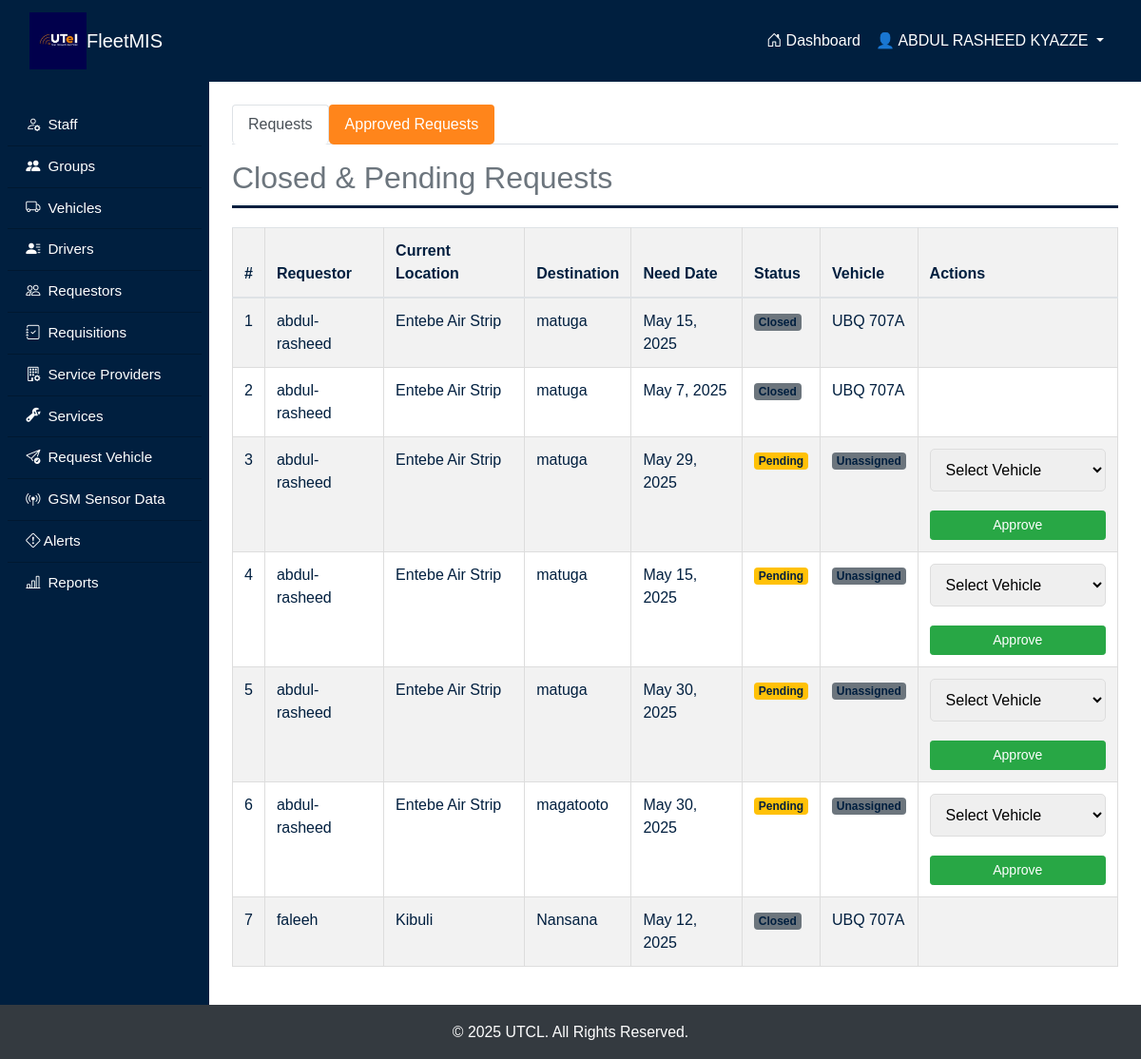
The page /requisitions/ (signed in) on the database its author committed.
### fleetApp/models.py (models this page shows, shortened)
class Request(models.Model):
    REQUEST_STATE = [
        ("P", "Pending"),
        ("O", "Open"),
        ("C", "Closed"),
    ]
    requestor = models.ForeignKey(settings.AUTH_USER_MODEL, on_delete=models.CASCADE, related_name="requests")
    request_date = models.DateField(auto_now_add=True)
    required_date = models.DateField(help_text="Date by which vehicle is required")
    current_location = models.CharField(max_length=50)
    destination = models.CharField(max_length=50)
    purpose = models.CharField(max_length=100)
    vehicle = models.ForeignKey('Vehicle', on_delete=models.CASCADE, null=True, blank=True)
    driver = models.ForeignKey('Driver', on_delete=models.SET_NULL, null=True, blank=True, related_name='requests')
    time_of_allocation = models.DateTimeField(null=True, blank=True)
    updated_at = models.DateTimeField(auto_now=True)
    request_status = models.CharField(max_length=1, choices=REQUEST_STATE, default="P")
    mileage_at_assignment = models.IntegerField(null=True, blank=True)
    mileage_at_return = models.IntegerField(null=True, blank=True)

class Vehicle(models.Model):
  ENGIN = [
    ("GAS", "Gasoline"),
    ("HYB", "Hybrid"),
    ("DIS", "Diesel"),
    ("ELE", "Electric")
  ]
  STATUS = [
    ("Available", "Available"),
    ("Allocated", "Allocated")
  ]
  VEHICLE_TYPE = [
        ("Saloon", "Saloon Car"),
        ("SUV", "SUV (Sport Utility Vehicle)"),
        ("Pickup", "Pickup Truck"),
        ("Truck", "Cargo Truck"),
        ("Motorcycle", "Motorcycle"),
        ("Van", "Van"),
        ("DoubleCab", "Double Cabin"),
  ]
  vehicle_plate = models.CharField(max_length=20, unique=True)
  vehicle_type = models.CharField(max_length=20, choices=VEHICLE_TYPE)
  mileage = models.PositiveIntegerField()
  engine_type = models.CharField(max_length=4, choices=ENGIN)
  status = models.CharField(max_length=9, choices=STATUS, default="Available")

### fleetApp/views.py (the view)
# urls.py: path('requisitions/', views.requisitions_view, name='requisitions'),
@login_required
def requisitions_view(request):
    requestors = Requestor.objects.all()
    requests = Request.objects.select_related('requestor', 'vehicle').all()
    vehicles = Vehicle.objects.filter(status="Allocated")
    approved_requests = Request.objects.filter(request_status="O")
    pending_requests = Request.objects.filter(request_status="P")
    requestor_form = RequestorForm()
    context = {
        'requestors': requestors,
        'requests': requests,
        'vehicles': vehicles,
        'approved_requests': approved_requests,
        "pending_requests": pending_requests,
        'requestor_form': requestor_form,
    }
    return render(request, 'fleetApp/requisition/requisitions.html', context)

### fleetApp/forms.py
class RequestorForm(forms.ModelForm):
    class Meta:
        model = Requestor
        fields = ['user', 'name', 'contact', 'email_address']
        widgets = {
            'name': forms.TextInput(attrs={'readonly': True}),
            'email_address': forms.EmailInput(attrs={'readonly': True}),
            'contact': forms.TextInput(attrs={'readonly': True}),
        }

### fleetApp/context_processors.py (called while the page is built)
def unread_alerts_count(request):
    if request.user.is_authenticated and request.user.groups.filter(name="FleetManagers").exists():
        count = Alert.objects.filter(priority_level="High").count()
        return {'unread_alerts_count': count}
    return {}

### fleetApp/templatetags/group_tags.py (called while the page is built)
@register.filter(name='has_group')
def has_group(user, group_name):
    return user.groups.filter(name=group_name).exists()

### fleetApp/templates/fleetApp/requisition/requisitions.html (shortened to what this page needs)
{% extends "main.html" %}
{% load crispy_forms_tags %}
{% block content %}
<div class="containers">
    <ul class="nav nav-tabs mb-3" id="requestTabs" role="tablist">
        <li class="nav-item" role="presentation">
            <button class="nav-link active" id="pending-tab" data-bs-toggle="tab" data-bs-target="#pending" type="button" role="tab" aria-controls="pending" aria-selected="true">
                 Requests
            </button>
        </li>
        <li class="nav-item" role="presentation">
            <button class="nav-link" id="approved-tab" data-bs-toggle="tab" data-bs-target="#approved" type="button" role="tab" aria-controls="approved" aria-selected="false">
                Approved Requests
            </button>
        </li>
    </ul>
    <div class="tab-content" id="requestTabsContent">
        <div class="tab-pane fade show active" id="pending" role="tabpanel" aria-labelledby="pending-tab">
            <h2 class="text-secondary"> Closed & Pending Requests</h2>
            <table class="table table-striped">
                <thead>
                    <tr>
                        <th>#</th>
                        <th>Requestor</th>
                        <th>Current Location</th>
                        <th>Destination</th>
                        <th>Need Date</th>
                        <th>Status</th>
                        <th>Vehicle</th>
                        <th>Actions</th>
                    </tr>
                </thead>
                <tbody>
                    {% for request in requests %}
                    <tr>
                        <td>{{ forloop.counter }}</td>
                        <td>{{ request.requestor.username }}</td>
                        <td>{{ request.current_location }}</td>
                        <td>{{ request.destination }}</td>
                        <td>{{ request.required_date }}</td>
                        <td>
                            <span class="badge
                                {% if request.request_status == "P" %} bg-warning
                                {% elif request.request_status == "O" %} bg-success
                                {% else %} bg-secondary {% endif %}">
                                {{ request.get_request_status_display }}
                            </span>
                        </td>
                        <td>
                            {% if request.vehicle %}
                                {{ request.vehicle.vehicle_plate }}
                            {% else %}
                                <span class="badge bg-secondary">Unassigned</span>
                            {% endif %}
                        </td>
                        <td>
                            {% if request.request_status == "P" %}
                                <form action="{% url 'approve_request' request.id %}" method="post" class="d-flex gap-1">
                                    <select name="vehicle" class="form-select form-select-sm" required>
                                        <option value="">Select Vehicle</option>
                                    </select>
                                    <button type="submit" class="btn btn-sm btn-success">Approve</button>
                                </form>
                            {% endif %}
                        </td>
                    </tr>
                    {% endfor %}
                </tbody>
            </table>
        </div>
    </div>
</div>
{% endblock %}

### fleetApp/templates/main.html (shortened to what this page needs)
<!DOCTYPE html>
<html lang="en">
<head>
    {% load group_tags %}
    {% load static %}
    <link href="https://cdn.jsdelivr.net/npm/bootstrap-icons/font/bootstrap-icons.css" rel="stylesheet">
    <link rel="stylesheet" href="{% static 'css/bootstrap.min.css' %}">
    <link rel="stylesheet" href="{% static 'css/styles.css' %}">
</head>
<body>
    <nav class="navbar navbar-expand-lg" style="background-color: #001f3f;">
        <div class="container-fluid">
            <a class="navbar-brand d-flex align-items-center gap-2 text-white fw-bold" href="#">
                <img src="{% static 'images/log.jpeg' %}" alt="Fleet Logo" class="logo-img">
                FleetMIS
            </a>
            <div class="collapse navbar-collapse justify-content-end" id="navbarNav">
                <ul class="navbar-nav">
                    {% if user.is_authenticated %}
                        <li class="nav-item">
                            <a class="nav-link text-white" href="{% url 'home' %}">
                                <i class="bi bi-house-door"></i> Dashboard
                            </a>
                        </li>
                        <li class="nav-item dropdown">
                            <a class="nav-link dropdown-toggle text-white" href="#" role="button" data-bs-toggle="dropdown">
                                👤 {{ user.get_full_name|default:user.username }}
                            </a>
                        </li>
                    {% endif %}
                </ul>
            </div>
        </div>
    </nav>
    <div class="wrapper">
        {% if user.is_authenticated %}
        <div id="sidebar-wrapper">
            <div class="list-group list-group-flush px-2 pt-4">
                {% if user|has_group:"Admins" %}
                    <a href="{% url 'staff_dashboard'%}" class="list-group-item list-group-item-action bg-transparent text-white sidebar-link">
                        <i class="bi bi-person-gear"></i> Staff
                    </a>
                    <a href="{% url 'group_list'%}" class="list-group-item list-group-item-action bg-transparent text-white sidebar-link">
                        <i class="bi bi-people-fill"></i> Groups
                    </a>
                    <a href="{% url 'vehicle' %}" class="list-group-item list-group-item-action bg-transparent text-white sidebar-link">
                        <i class="bi bi-truck"></i> Vehicles
                    </a>
                    <a href="{% url 'drivers' %}" class="list-group-item list-group-item-action bg-transparent text-white sidebar-link">
                        <i class="bi bi-person-lines-fill"></i> Drivers
                    </a>
                    <a href="{% url 'requestor_list' %}" class="list-group-item list-group-item-action bg-transparent text-white sidebar-link">
                        <i class="bi bi-people"></i> Requestors
                    </a>
                    <a href="{% url 'requisitions' %}" class="list-group-item list-group-item-action bg-transparent text-white sidebar-link">
                        <i class="bi bi-journal-check"></i> Requisitions
                    </a>
                    <a href="{% url 'service_provider_list' %}" class="list-group-item list-group-item-action bg-transparent text-white sidebar-link">
                        <i class="bi bi-building-gear"></i> Service Providers
                    </a>
                    <a href="{% url 'service_list' %}" class="list-group-item list-group-item-action bg-transparent text-white sidebar-link">
                        <i class="bi bi-wrench-adjustable"></i> Services
                    </a>
                    <a href="{% url 'add_request' %}" class="list-group-item list-group-item-action bg-transparent text-white sidebar-link">
                        <i class="bi bi-send-check"></i> Request Vehicle
                    </a>
                    <a href="{% url 'gsm_data_list' %}" class="list-group-item list-group-item-action bg-transparent text-white sidebar-link">
                        <i class="bi bi-broadcast-pin"></i> GSM Sensor Data
                    </a>
                    <a href="{% url 'alert_list' %}" class="list-group-item list-group-item-action bg-transparent text-white sidebar-link d-flex justify-content-between align-items-center">
                        <span><i class="bi bi-exclamation-diamond"></i> Alerts</span>
                    </a>
                    <a href="{% url 'request_summary' %}" class="list-group-item list-group-item-action bg-transparent text-white sidebar-link">
                        <i class="bi bi-bar-chart-line"></i> Reports
                    </a>
                {% elif user|has_group:"FleetUsers" %}
                    <a href="{% url 'add_request' %}" class="list-group-item list-group-item-action bg-transparent text-white sidebar-link">
                        <i class="bi bi-send-check"></i> Request Vehicle
                    </a>
                {% endif %}
            </div>
        </div>
        {% endif %}
        <main class="main-content scrollable-content">
            {% block content %}{% endblock %}
        </main>
    </div>
    <footer class="bg-dark text-white text-center py-3 mt-auto">
        <p class="mb-0">&copy; 2025 UTCL. All Rights Reserved.</p>
    </footer>
</body>
</html>

### fleetApp/static/css/styles.css (style rules this page uses)
body { margin: 0; padding: 0; font-family: Arial, sans-serif; color: #001f3f; background-color: #fff; height: 100vh; overflow: hidden; display: flex; flex-direction: column; }
.wrapper { display: flex; flex: 1; overflow: hidden; height: 100%; }
#sidebar-wrapper { width: 220px; background-color: #001f3f; color: white; height: 100vh; overflow-y: auto; position: relative; flex-shrink: 0; z-index: 100; }
.sidebar-link { color: white !important; padding: 10px 1.2rem; display: flex; align-items: center; font-size: 0.95rem; gap: 0.5rem; }
.navbar { z-index: 1000; }
.main-content { flex-grow: 1; overflow-y: auto; padding: 1.5rem; background-color: #fff; max-height: calc(100vh - 60px); overflow-y: auto; max-height: calc(100vh - 60px); }
footer { background-color: #001f3f; color: #fff; text-align: center; padding: 12px; font-size: 0.9rem; flex-shrink: 0; }
.logo-img { height: 60px; width: auto; object-fit: contain; }
form { display: flex; flex-direction: column; gap: 20px; }
input[type="text"], input[type="password"], input[type="email"], input[type="number"], select, textarea { width: 100%; padding: 12px; font-size: 16px; border: 1px solid #ddd; border-radius: 5px; transition: border-color 0.3s; }
button, input[type="submit"] { width: 100%; padding: 12px; font-size: 16px; border: none; border-radius: 5px; background-color: #FF851B; color: white; cursor: pointer; transition: background-color 0.3s, transform 0.3s; }
table { width: 100%; border-collapse: collapse; margin-top: 20px; }
table, th, td { border: 1px solid #ddd; }
th, td { padding: 8px; text-align: left; }
th { background-color: #f2f2f2; }
.scrollable-content { overflow-y: auto; max-height: calc(100vh - 60px); }
body { scrollbar-width: thin; scrollbar-color: #888 #f1f1f1; }
h2 { font-size: 2em; color: #FF851B; border-bottom: 3px solid #001f3f; padding-bottom: 10px; margin-bottom: 20px; }
p { font-size: 1.1em; line-height: 1.6; margin-bottom: 20px; }

### rows shown on the page
Request: requestor.username "abdul-rasheed", current_location "Entebe Air Strip", destination "matuga", required_date "May 15, 2025", request_status "Closed", vehicle.vehicle_plate "UBQ 707A"
Request: requestor.username "abdul-rasheed", current_location "Entebe Air Strip", destination "matuga", required_date "May 7, 2025", request_status "Closed", vehicle.vehicle_plate "UBQ 707A"
Request: requestor.username "abdul-rasheed", current_location "Entebe Air Strip", destination "matuga", required_date "May 29, 2025", request_status "Pending", shows "Unassigned"
Request: requestor.username "abdul-rasheed", current_location "Entebe Air Strip", destination "matuga", required_date "May 15, 2025", request_status "Pending", shows "Unassigned"
Request: requestor.username "abdul-rasheed", current_location "Entebe Air Strip", destination "matuga", required_date "May 30, 2025", request_status "Pending", shows "Unassigned"
Request: requestor.username "abdul-rasheed", current_location "Entebe Air Strip", destination "magatooto", required_date "May 30, 2025", request_status "Pending", shows "Unassigned"
Request: requestor.username "faleeh", current_location "Kibuli", destination "Nansana", required_date "May 12, 2025", request_status "Closed", vehicle.vehicle_plate "UBQ 707A"

### other values the page prints
{{ user.get_full_name|default:user.username }} "ABDUL RASHEED KYAZZE"
